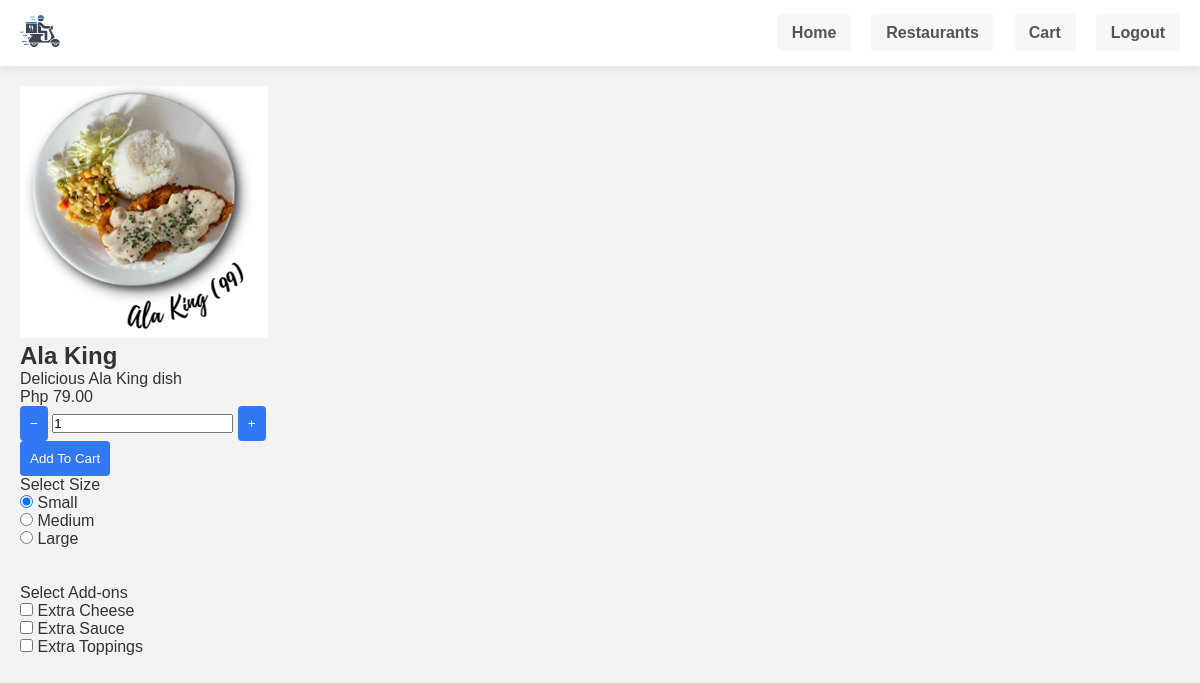
The page /fooddetail.php?productID=1 on the database its author committed.
### tables this page shows
CREATE TABLE `products` (
  `productID` int(11) NOT NULL,
  `shopID` int(11) DEFAULT NULL,
  `itemName` varchar(255) NOT NULL,
  `description` text DEFAULT NULL,
  `price` decimal(10,2) NOT NULL,
  `image_url` varchar(255) DEFAULT NULL,
  `category_id` int(11) DEFAULT NULL
);

### fooddetail.php (the view, shortened to what this page needs)
<?php
include 'connect.php';
if (isset($_GET['productID'])) {
    $productID = $_GET['productID'];
} else {
    header("Location: foodshoppage.php");
    exit();
}
$productQuery = "SELECT * FROM Products WHERE productID = $productID";
$productResult = $mysqli->query($productQuery);
$product = null;
if ($productResult && $productResult->num_rows > 0) {
    $product = $productResult->fetch_assoc();
} else {
    header("Location: foodshoppage.php");
    exit();
}
?>
<!DOCTYPE html>
<html lang="en">
<head>
    <link rel="stylesheet" href="styles.css">
</head>
<body>
    <header>
        <nav id="logo">
            <img src="Img/deliveryIcon.png" alt="">
        </nav>
        <nav class="nav">
            <ul id="nav">
                <li><a href="homepage.php">Home</a></li>
                <li><a href="restaurant.php">Restaurants</a></li>
                <li><a href="CheckoutPage.php">Cart</a></li>
                <li><a href="logout.php">Logout</a></li>
            </ul>
        </nav>
    </header>
    <main>
        <section class="Product-Detail">
            <img src="<?php echo $product['image_url']; ?>" alt="<?php echo $product['itemName']; ?>">
            <div>
                <h2><?php echo $product['itemName']; ?></h2>
                <p><?php echo $product['description']; ?></p>
                <p>Php <?php echo number_format($product['price'], 2); ?></p>
                <div class="quantity-selector">
                    <button type="button" onclick="decreaseQuantity()">−</button>
                    <input type="number" id="quantity" value="1" min="1">
                    <button type="button" onclick="increaseQuantity()">+</button>
                </div>
                <button>Add To Cart</button>
            </div>
            <div class="selection">
                <label for="size">Select Size</label>
                <div class="size-options">
                    <input type="radio" name="size" value="1" checked> Small <br>
                    <input type="radio" name="size" value="2"> Medium <br>
                    <input type="radio" name="size" value="3"> Large <br>
                </div>
                <br><br>
                <label for="addons">Select Add-ons</label>
                <div class="addons-options">
                    <input type="checkbox" name="addons" value="1"> Extra Cheese <br>
                    <input type="checkbox" name="addons" value="2"> Extra Sauce <br>
                    <input type="checkbox" name="addons" value="3"> Extra Toppings <br>
                </div>
            </div>
        </section>
    </main>
</body>
</html>

### CSS/styles.css (style rules this page uses)
* { margin: 0; padding: 0; box-sizing: border-box; font-family: "Poppins", sans-serif; }
body { background-color: #f3f3f3; color: #333; }
header { display: flex; justify-content: space-between; align-items: center; padding: 15px 20px; background-color: #ffffff; box-shadow: 0 2px 10px rgba(0, 0, 0, 0.1); }
#logo { flex-grow: 1; }
nav img { width: 40px; }
main { padding: 20px; max-width: 1200px; margin: auto; }
section { right: 20px; }
button { padding: 10px; background-color: #3277f3; color: white; border: none; border-radius: 4px; cursor: pointer; }

### rows shown on the page
products: image_url (picture), itemName "Ala King", description "Delicious Ala King dish", price "79.00"
